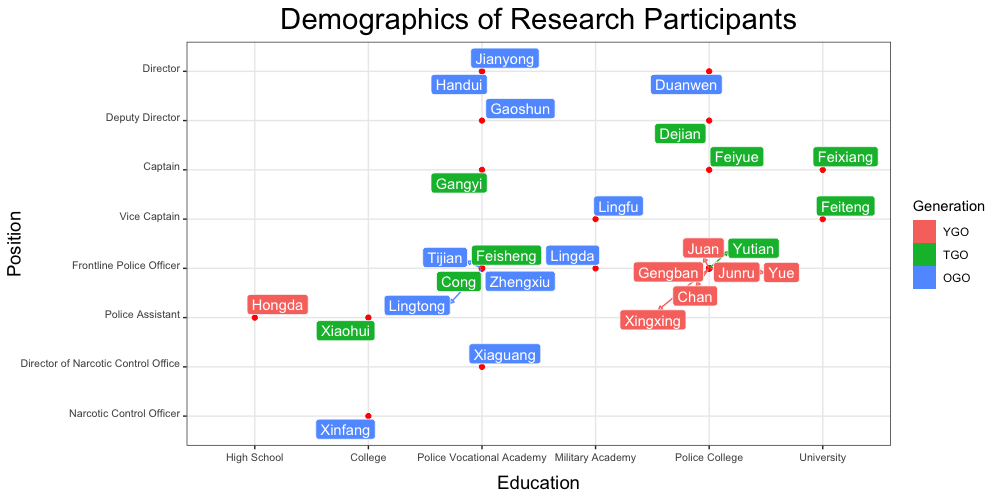

This figure's R source:
install.packages('tidyverse')
library(tidyverse)
options(ggrepel.max.overlaps = Inf)

data <- read.csv(file.choose())
str(data)
data$Generation <- factor(data$Generation, levels = c("YGO", "TGO","OGO"))
data$Education <- factor(data$Education, levels = c("High School", "College", "Police Vocational Academy", "Military Academy","Police College", "University"))
data$Position <- factor(data$Position, levels = c("Narcotic Control Officer", "Director of Narcotic Control Office","Police Assistant","Frontline Police Officer","Vice Captain", "Captain", "Deputy Director", "Political Instructor of Police Station", "Director"))
str(data)
p <- ggplot(data) +
  theme_bw()+
  aes(x = Education, y = Position, label = Name, 
    fill = Generation, segment.color = Generation) +  
  geom_point(color = "red") +
  geom_label_repel(
    color = "white",
    arrow = arrow(
      length = unit(0.01, "npc"), type = "closed", ends = "first"
    ),
    point.padding = NA,
    box.padding = 0.1
  ) + 
  scale_fill_discrete(
    name = "Generation", 
    aesthetics = c ("fill", "segment.color")
    ) +
  guides(fill = guide_legend(override.aes = aes(color = NA)))+
  labs(title = "Demographics of Research Participants") + 
  theme(plot.title = element_text(size=22,lineheight = 1,hjust = 0.5),
        axis.text.x = element_text(size = 8, angle = 0, hjust = .5, vjust = .5),
        axis.text.y = element_text(size = 8, angle = 0, hjust = 1, vjust = 0),  
        axis.title.x = element_text(size = 14, angle = 0, hjust = .5, margin = margin(t = 10, r = 0, b = 0, l = 0)),
        axis.title.y = element_text(size = 14, angle = 90, hjust = .5, margin = margin(t = 0, r = -3, b = 0, l = 0)))
p
